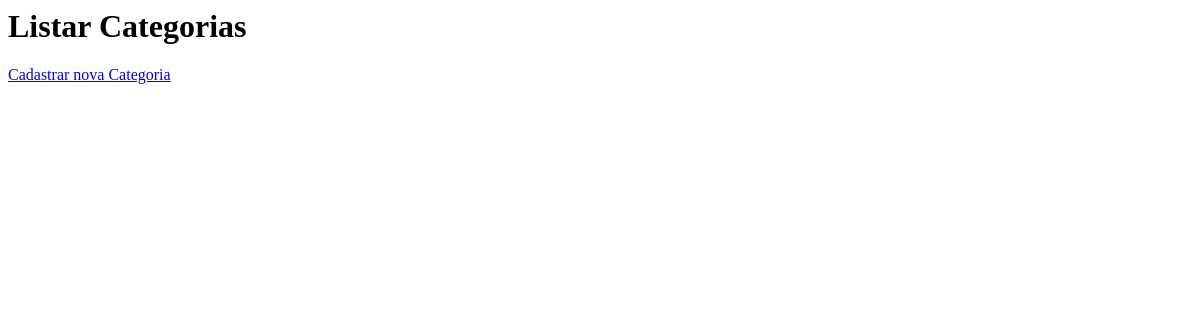
Before: /categorias/ with the older database file.
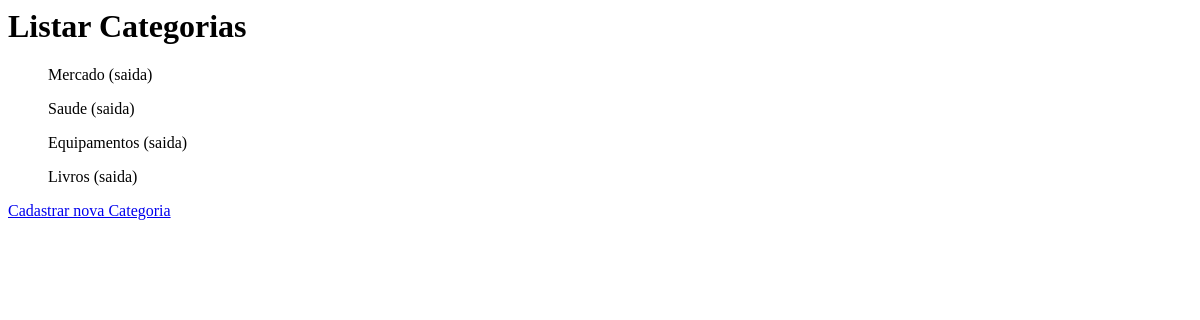
After: the same page with the newer database file.
### categoria/models.py (models this page shows)
class Categoria(models.Model):
    nome = models.CharField(max_length=100, unique=True)
    tipo = models.CharField(
        max_length=7,
        choices=[
            ('entrada', 'Entrada'),
            ('saida', 'Saída'),
        ]
    )
    def __str__(self):
        return f"{self.nome} ({self.tipo})"

### categoria/views.py (the view)
# urls.py: path('', listar_categorias, name='listar_categorias'),
def listar_categorias(request):
    categorias = Categoria.objects.all()
    return render(request, 'categoria/listar_categorias.html', {'categorias': categorias})

### categoria/templates/categoria/listar_categorias.html
<h1>Listar Categorias</h1>
<ul>
{% for catego in categorias %}
    <p>{{catego}}</p>
{% endfor %}
</ul>
<a href="{% url 'categoria:cadastrar_categorias' %}">Cadastrar nova Categoria</a>

Changed rows visible on the page:
added Categoria: nome+tipo "Mercado (saida)"
added Categoria: nome+tipo "Saude (saida)"
added Categoria: nome+tipo "Equipamentos (saida)"
added Categoria: nome+tipo "Livros (saida)"
